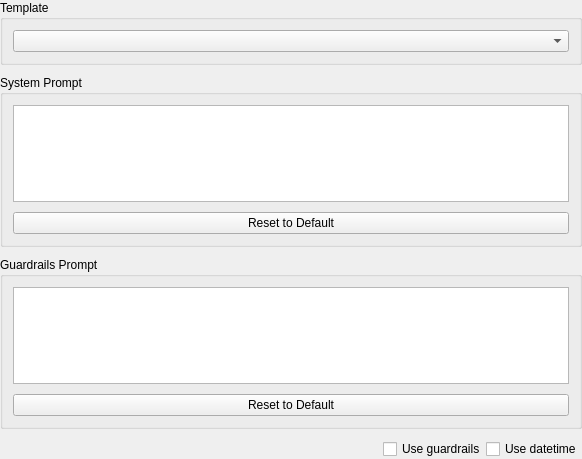
<?xml version="1.0" encoding="UTF-8"?>
<ui version="4.0">
 <class>prompt_templates_widget</class>
 <widget class="QWidget" name="prompt_templates_widget">
  <property name="geometry">
   <rect>
    <x>0</x>
    <y>0</y>
    <width>582</width>
    <height>459</height>
   </rect>
  </property>
  <property name="windowTitle">
   <string>Form</string>
  </property>
  <layout class="QGridLayout" name="gridLayout">
   <property name="leftMargin">
    <number>0</number>
   </property>
   <property name="topMargin">
    <number>0</number>
   </property>
   <property name="rightMargin">
    <number>0</number>
   </property>
   <property name="bottomMargin">
    <number>0</number>
   </property>
   <property name="horizontalSpacing">
    <number>0</number>
   </property>
   <property name="verticalSpacing">
    <number>10</number>
   </property>
   <item row="1" column="0">
    <widget class="QGroupBox" name="groupBox_2">
     <property name="title">
      <string>System Prompt</string>
     </property>
     <layout class="QGridLayout" name="gridLayout_3">
      <property name="leftMargin">
       <number>10</number>
      </property>
      <property name="topMargin">
       <number>10</number>
      </property>
      <property name="rightMargin">
       <number>10</number>
      </property>
      <property name="bottomMargin">
       <number>10</number>
      </property>
      <property name="horizontalSpacing">
       <number>0</number>
      </property>
      <property name="verticalSpacing">
       <number>10</number>
      </property>
      <item row="0" column="0">
       <widget class="QPlainTextEdit" name="system_prompt"/>
      </item>
      <item row="1" column="0">
       <widget class="QPushButton" name="pushButton_2">
        <property name="text">
         <string>Reset to Default</string>
        </property>
       </widget>
      </item>
     </layout>
    </widget>
   </item>
   <item row="0" column="0">
    <widget class="QGroupBox" name="groupBox">
     <property name="title">
      <string>Template</string>
     </property>
     <layout class="QGridLayout" name="gridLayout_2">
      <property name="leftMargin">
       <number>10</number>
      </property>
      <property name="topMargin">
       <number>10</number>
      </property>
      <property name="rightMargin">
       <number>10</number>
      </property>
      <property name="bottomMargin">
       <number>10</number>
      </property>
      <property name="spacing">
       <number>0</number>
      </property>
      <item row="0" column="0">
       <widget class="QComboBox" name="template_name"/>
      </item>
     </layout>
    </widget>
   </item>
   <item row="2" column="0">
    <widget class="QGroupBox" name="groupBox_3">
     <property name="title">
      <string>Guardrails Prompt</string>
     </property>
     <layout class="QGridLayout" name="gridLayout_4">
      <property name="leftMargin">
       <number>10</number>
      </property>
      <property name="topMargin">
       <number>10</number>
      </property>
      <property name="rightMargin">
       <number>10</number>
      </property>
      <property name="bottomMargin">
       <number>10</number>
      </property>
      <property name="horizontalSpacing">
       <number>0</number>
      </property>
      <property name="verticalSpacing">
       <number>10</number>
      </property>
      <item row="0" column="0">
       <widget class="QPlainTextEdit" name="guardrails_prompt"/>
      </item>
      <item row="1" column="0">
       <widget class="QPushButton" name="pushButton">
        <property name="text">
         <string>Reset to Default</string>
        </property>
       </widget>
      </item>
     </layout>
    </widget>
   </item>
   <item row="3" column="0">
    <layout class="QHBoxLayout" name="horizontalLayout">
     <item>
      <spacer name="horizontalSpacer">
       <property name="orientation">
        <enum>Qt::Orientation::Horizontal</enum>
       </property>
       <property name="sizeHint" stdset="0">
        <size>
         <width>40</width>
         <height>20</height>
        </size>
       </property>
      </spacer>
     </item>
     <item>
      <widget class="QCheckBox" name="use_guardrails">
       <property name="text">
        <string>Use guardrails</string>
       </property>
      </widget>
     </item>
     <item>
      <widget class="QCheckBox" name="use_datetime">
       <property name="text">
        <string>Use datetime</string>
       </property>
      </widget>
     </item>
    </layout>
   </item>
  </layout>
 </widget>
 <resources/>
 <connections>
  <connection>
   <sender>system_prompt</sender>
   <signal>textChanged()</signal>
   <receiver>prompt_templates_widget</receiver>
   <slot>system_prompt_changed()</slot>
   <hints>
    <hint type="sourcelabel">
     <x>363</x>
     <y>190</y>
    </hint>
    <hint type="destinationlabel">
     <x>344</x>
     <y>0</y>
    </hint>
   </hints>
  </connection>
  <connection>
   <sender>guardrails_prompt</sender>
   <signal>textChanged()</signal>
   <receiver>prompt_templates_widget</receiver>
   <slot>guardrails_prompt_changed()</slot>
   <hints>
    <hint type="sourcelabel">
     <x>390</x>
     <y>375</y>
    </hint>
    <hint type="destinationlabel">
     <x>415</x>
     <y>0</y>
    </hint>
   </hints>
  </connection>
  <connection>
   <sender>use_guardrails</sender>
   <signal>toggled(bool)</signal>
   <receiver>prompt_templates_widget</receiver>
   <slot>toggle_use_guardrails(bool)</slot>
   <hints>
    <hint type="sourcelabel">
     <x>423</x>
     <y>442</y>
    </hint>
    <hint type="destinationlabel">
     <x>0</x>
     <y>458</y>
    </hint>
   </hints>
  </connection>
  <connection>
   <sender>use_datetime</sender>
   <signal>toggled(bool)</signal>
   <receiver>prompt_templates_widget</receiver>
   <slot>toggle_use_datetime(bool)</slot>
   <hints>
    <hint type="sourcelabel">
     <x>530</x>
     <y>448</y>
    </hint>
    <hint type="destinationlabel">
     <x>568</x>
     <y>458</y>
    </hint>
   </hints>
  </connection>
  <connection>
   <sender>template_name</sender>
   <signal>currentIndexChanged(int)</signal>
   <receiver>prompt_templates_widget</receiver>
   <slot>template_changed(int)</slot>
   <hints>
    <hint type="sourcelabel">
     <x>348</x>
     <y>42</y>
    </hint>
    <hint type="destinationlabel">
     <x>284</x>
     <y>-13</y>
    </hint>
   </hints>
  </connection>
  <connection>
   <sender>pushButton_2</sender>
   <signal>clicked()</signal>
   <receiver>prompt_templates_widget</receiver>
   <slot>reset_system_prompt()</slot>
   <hints>
    <hint type="sourcelabel">
     <x>280</x>
     <y>224</y>
    </hint>
    <hint type="destinationlabel">
     <x>-3</x>
     <y>75</y>
    </hint>
   </hints>
  </connection>
  <connection>
   <sender>pushButton</sender>
   <signal>clicked()</signal>
   <receiver>prompt_templates_widget</receiver>
   <slot>reset_guardrails_prompt()</slot>
   <hints>
    <hint type="sourcelabel">
     <x>202</x>
     <y>402</y>
    </hint>
    <hint type="destinationlabel">
     <x>-5</x>
     <y>242</y>
    </hint>
   </hints>
  </connection>
 </connections>
 <slots>
  <slot>template_changed(int)</slot>
  <slot>system_prompt_changed()</slot>
  <slot>guardrails_prompt_changed()</slot>
  <slot>toggle_use_guardrails(bool)</slot>
  <slot>toggle_use_datetime(bool)</slot>
  <slot>reset_system_prompt()</slot>
  <slot>reset_guardrails_prompt()</slot>
 </slots>
</ui>
